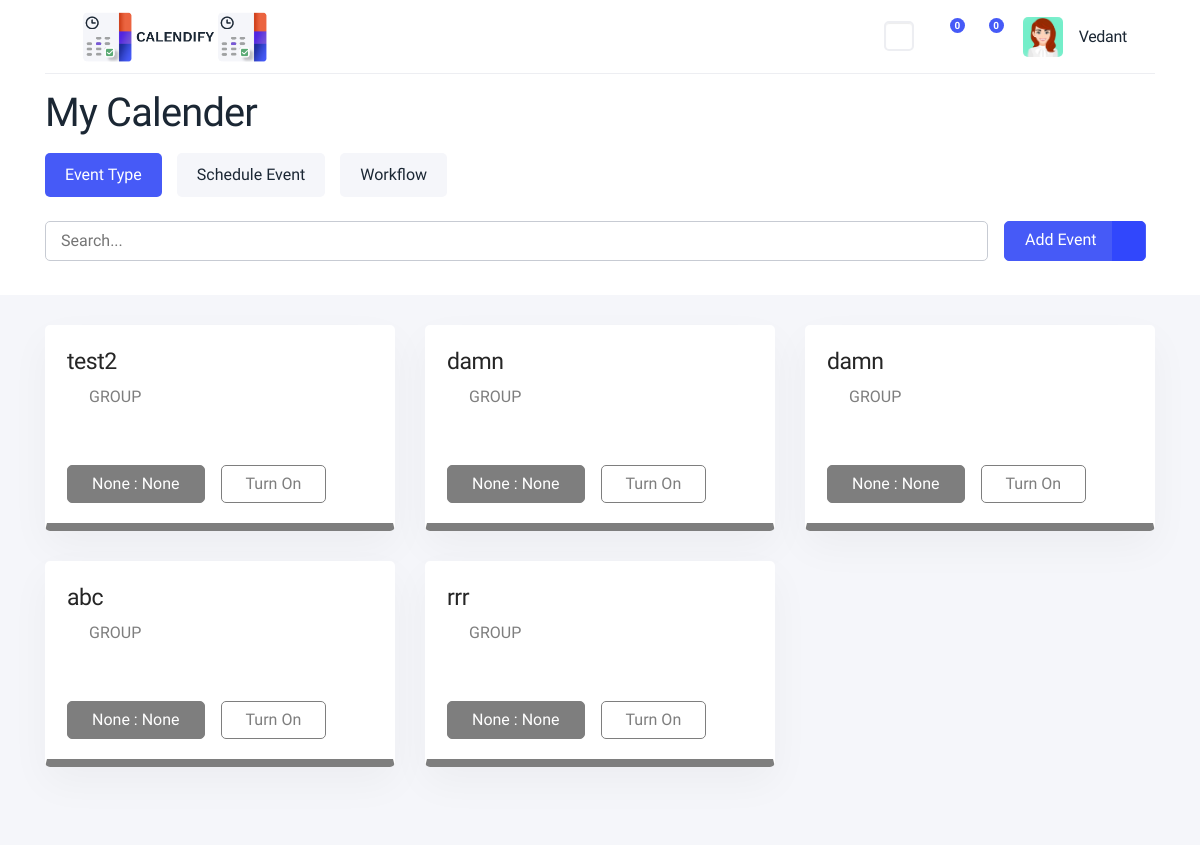
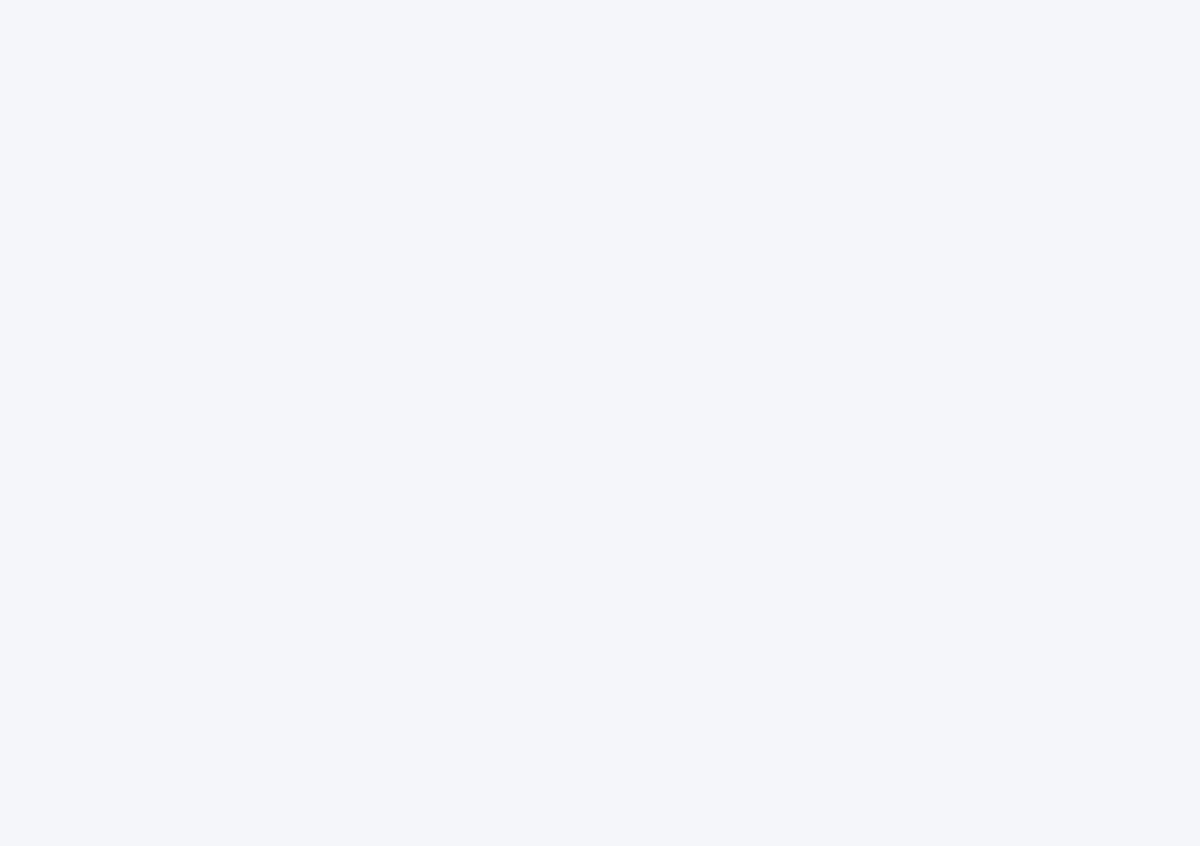
/dashboard/2/ (upper part), run on an earlier commit of the app's database (2 pictures, top to bottom).
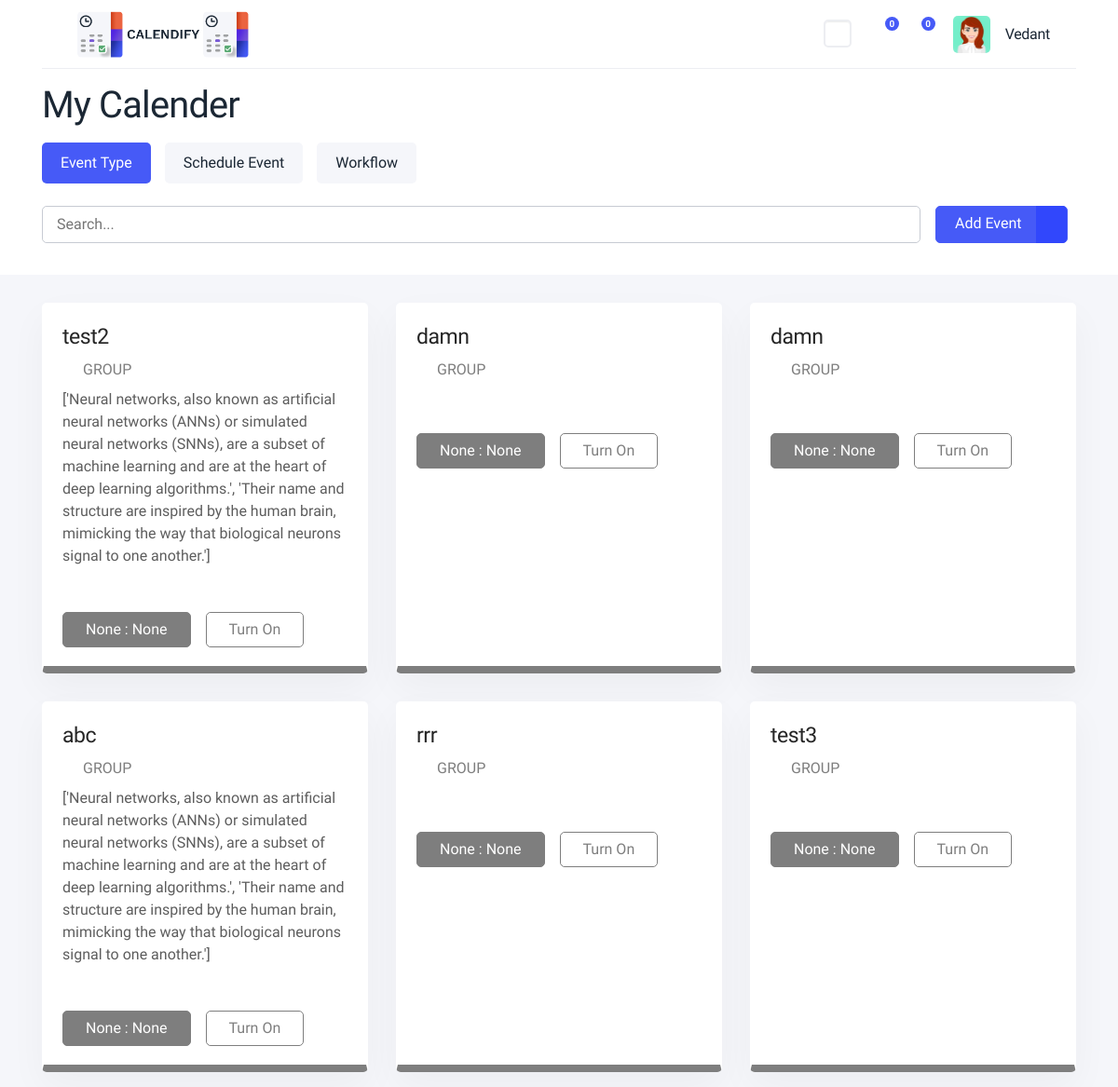
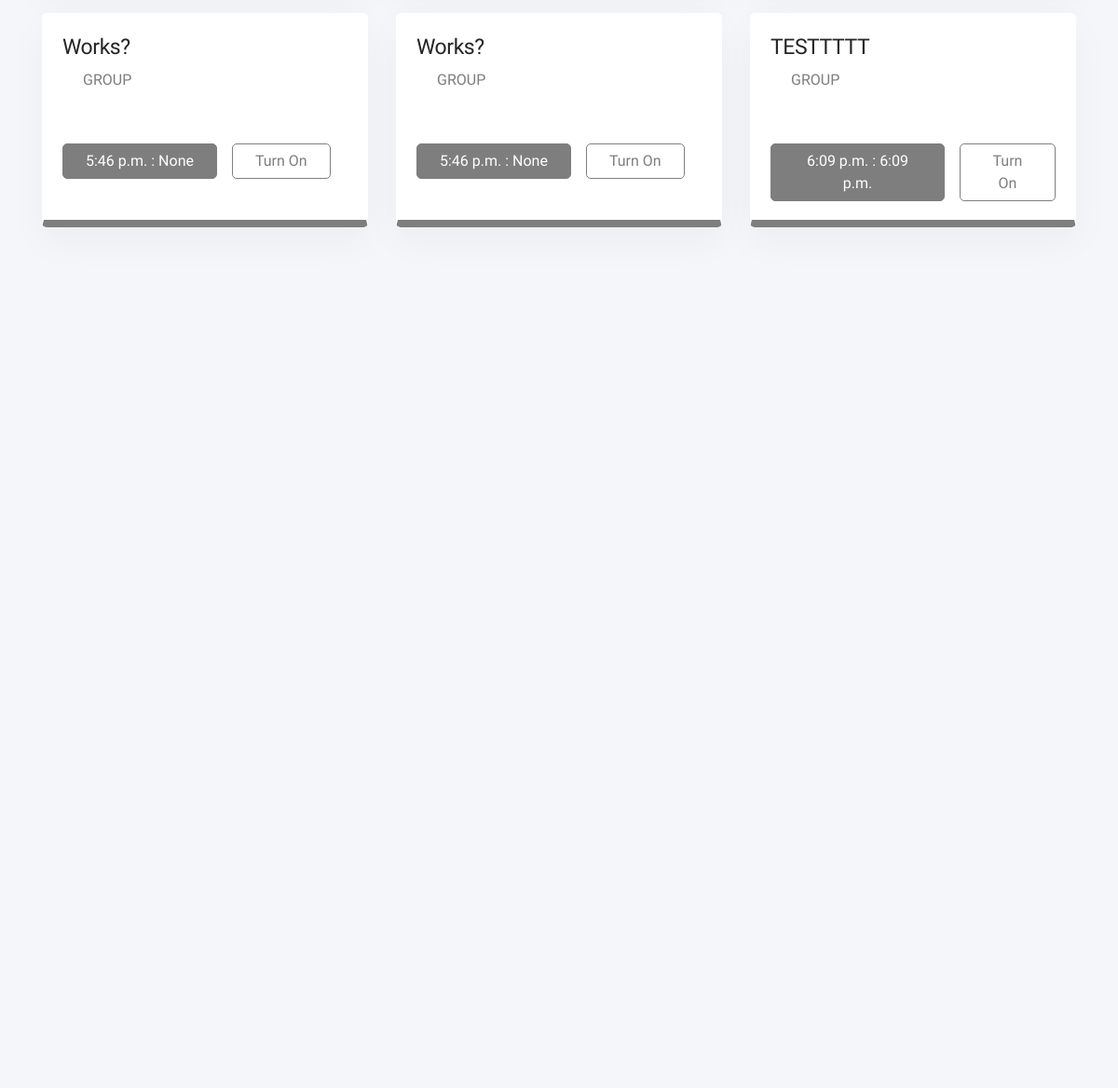
And on a later commit of the database (2 pictures, top to bottom).
### employee/models.py (models this page shows, shortened)
class employee(models.Model):
    profile = models.TextField()
    email_id    =models.CharField(max_length=120)
    eid         =models.CharField(max_length=10)
    name        =models.CharField(max_length=30)
    position   =models.TextField()
    languages       =models.CharField(max_length=30)
    skills      =models.CharField(max_length=30)
    profile_photo=models.ImageField(upload_to='profile_pics/')
    social_media = models.CharField(max_length=20)
    meetings = models.ManyToManyField("meeting",through= 'Meets')

class meeting(models.Model):
    title = models.CharField(max_length=20)
    date = models.DateField(blank=True,null=True)
    start_time = models.TimeField(blank=True,null=True)
    color = models.CharField(max_length=10,default='Black')
    end_time = models.TimeField(blank=True,null=True)
    summary = models.TextField(blank=True)
    participants = models.ManyToManyField(employee,through='Meets')
    email_id_of_participants = models.CharField(max_length=100,null=True,blank=True)
    link=models.CharField(max_length=100,null=True,blank=True)

### employee/views.py (the view)
# urls.py: path('dashboard/<int:id>/',dashboard_view),
def dashboard_view(request,id):
    obj = employee.objects.get(id=id)
    all_meets = obj.meetings.values()
    context={
        "con":obj,
        "all": all_meets,
    }
    return render(request,"employee/dashboard.html",context)

### employee/templates/employee/dashboard.html (shortened to what this page needs)
{% load static %}
<!doctype html>
<html lang="en">
<head>
      <link rel="stylesheet"  href="{% static 'css/backend.minf700.css' %}"  type="text/css">
      <link rel="stylesheet" href="{% static 'css/all.min.css' %}"  type="text/css">
      <link rel="stylesheet"  href="{% static 'css/line-awesome.min.css' %}"  type="text/css">
      <link rel="stylesheet" href="{% static 'css/remixicon.css' %}" type="text/css">   </head>
  <body class="fixed-top-navbar top-nav  ">
    <div class="wrapper">
      <div class="iq-top-navbar">
          <div class="container">
              <div class="iq-navbar-custom">
                  <div class="d-flex align-items-center justify-content-between">
                      <div class="iq-navbar-logo d-flex align-items-center justify-content-between">
                          <i class="ri-menu-line wrapper-menu"></i>
                          <a href="index.html" class="header-logo">
                              <img src="{% static '/images/logo.png' %}" class="img-fluid rounded-normal light-logo" alt="logo">
                              <img src="{% static '/images/logo-white.png' %}" class="img-fluid rounded-normal darkmode-logo" alt="logo">
                          </a>
                      </div>
                      <nav class="navbar navbar-expand-lg navbar-light p-0">
                          <div class="change-mode">
                              <div class="custom-control custom-switch custom-switch-icon custom-control-indivne">
                                  <div class="custom-switch-inner">
                                      <label class="custom-control-label" for="dark-mode" data-mode="toggle">
                                          <span class="switch-icon-left"><i class="a-left ri-moon-clear-line"></i></span>
                                          <span class="switch-icon-right"><i class="a-right ri-sun-line"></i></span>
                                      </label>
                                  </div>
                              </div>
                          </div>
                          <div class="collapse navbar-collapse" id="navbarSupportedContent">
                              <ul class="navbar-nav ml-auto navbar-list align-items-center">
                                  <li class="nav-item nav-icon dropdown ml-3">
                                      <a href="#" class="search-toggle dropdown-toggle" id="dropdownMenuButton2" data-toggle="dropdown"
                                          aria-haspopup="true" aria-expanded="false">
                                          <i class="las la-envelope"></i>
                                          <span class="badge badge-primary count-mail rounded-circle">0</span>
                                      </a>
                                  </li>
                                  <li class="nav-item nav-icon dropdown">
                                      <a href="#" class="search-toggle dropdown-toggle" id="dropdownMenuButton" data-toggle="dropdown"
                                          aria-haspopup="true" aria-expanded="false">
                                          <i class="las la-bell"></i>
                                          <span class="badge badge-primary count-mail rounded-circle">0</span>
                                      </a>
                                  </li>
                                  <li class="caption-content">
                                      <a href="/profile/{{con.name}}/" class="search-toggle dropdown-toggle d-flex align-items-center" id="dropdownMenuButton3" data-toggle="dropdown"
                                          aria-haspopup="true" aria-expanded="false">
                                          <img src="{% static 'images/03.jpg' %}" class="avatar-40 img-fluid rounded" alt="user">
                                          <div class="caption ml-3">
                                              <h6 class="mb-0 line-height">{{con.name}}<i class="las la-angle-down ml-3"></i></h6>
                                          </div>
                                      </a>
                                  </li>
                              </ul>
                          </div>
                      </nav>
                  </div>
              </div>
          </div>
      </div>
      <div class="content-page">
    <div class="content-top">
        <div class="container">
            <div class="row">
                <div class="col-lg-12 mb-3">
                    <div class="d-flex align-items-center justify-content-between">
                        <div class="navbar-breadcrumb">
                            <h1 class="mb-1">My Calender</h1>
                        </div>
                    </div>
                </div>
                <div class="col-lg-10 col-md-8">
                    <ul class="d-flex nav nav-pills mb-4 text-center event-tab" id="event-pills-tab" role="tablist">
                        <li class="nav-item">
                            <a id="view-btn" class="nav-link active show" data-toggle="pill" href="#event1" data-extra="#search-with-button" role="tab" aria-selected="true">Event Type</a>
                        </li>
                        <li class="nav-item">
                            <a id="view-schedule" class="nav-link" data-toggle="pill" href="#event2" data-extra="#view-event" role="tab" aria-selected="false">Schedule Event</a>
                        </li>
                        <li class="nav-item">
                            <a id="view-workflow" class="nav-link" data-toggle="pill" href="#event3" data-extra="#view-data" role="tab" aria-selected="false">Workflow</a>
                        </li>
                    </ul>
                </div>
            </div>
            <div class="tab-extra active" id="search-with-button">
                <div class="d-flex flex-wrap align-items-center mb-4">
                    <div class="iq-search-bar search-device mb-0 pr-3">
                        <form action="#" class="searchbox">
                            <input type="text" class="text search-input" placeholder="Search...">
                        </form>
                    </div>
                    <div class="float-sm-right"><a href="/scheduler/{{con.id}}" class="btn btn-primary pr-5 position-relative" style="height: 40px;">Add Event<span class="event-add-btn" style="height: 40px;"><i class="ri-add-line"></i></span></a></div>
                </div>
            </div>
        </div>
    </div>
    <div class="container">
        <div class="row">
            <div class="col-lg-12">
                <div class="event-content">
                    <div id="event1" class="tab-pane fade active show">
                        <div class="row">
                            {% for event in all %}
                            <div class="col-lg-4 col-md-6">
                                <div class="card card-block card-stretch card-height">
                                    <div class="card-body rounded event-detail event-detail-danger disabled">
                                        <div class="d-flex align-items-top justify-content-between">
                                            <div>
                                                <h4 class="mb-2 mr-4">{{event.title}}</h4>
                                                <p class="mb-2 text-danger font-weight-500 text-uppercase"><i class="las la-user pr-2"></i>Group</p>
                                                <p class="mb-4 card-description">{{event.summary}}</p>
                                                <div class="d-flex align-items-center pt-4">
                                                    <a href="#" class="btn btn-danger mr-3 px-xl-4">{{event.end_time }} : {{event.start_time}}</a>
                                                    <a href="#" class="btn btn-outline-danger turn-on px-xl-4">Turn On</a>
                                                </div>
                                            </div>
                                        </div>
                                    </div>
                                </div>
                            </div>
                            {% endfor %}
                            </div>
                        </div>
                    </div>
                </div>
            </div>
        </div>
    </div>
      </div>
    <script src="{% static 'js/app.js' %}"></script>  </body>
</html>

What changed in the data, as far as the page shows it:
changed meeting "test2": summary (not shown) → "['Neural networks, also known as artificial neural networks (ANNs) or simulated neural networks (SNNs), are a subset of machine learning and are at the heart of deep learning algorithms.', 'Their name and structure are inspired by the human brain, mimicking the way that biological neurons signal to one another.']"
changed meeting "abc": summary (not shown) → "['Neural networks, also known as artificial neural networks (ANNs) or simulated neural networks (SNNs), are a subset of machine learning and are at the heart of deep learning algorithms.', 'Their name and structure are inspired by the human brain, mimicking the way that biological neurons signal to one another.']"
added meeting: title "test3", end_time "None", start_time "None"
added meeting: title "Works?", end_time "5:46 p.m.", start_time "None"
added meeting: title "Works?", end_time "5:46 p.m.", start_time "None"
added meeting: title "TESTTTTT", end_time "6:09 p.m.", start_time "6:09 p.m."
